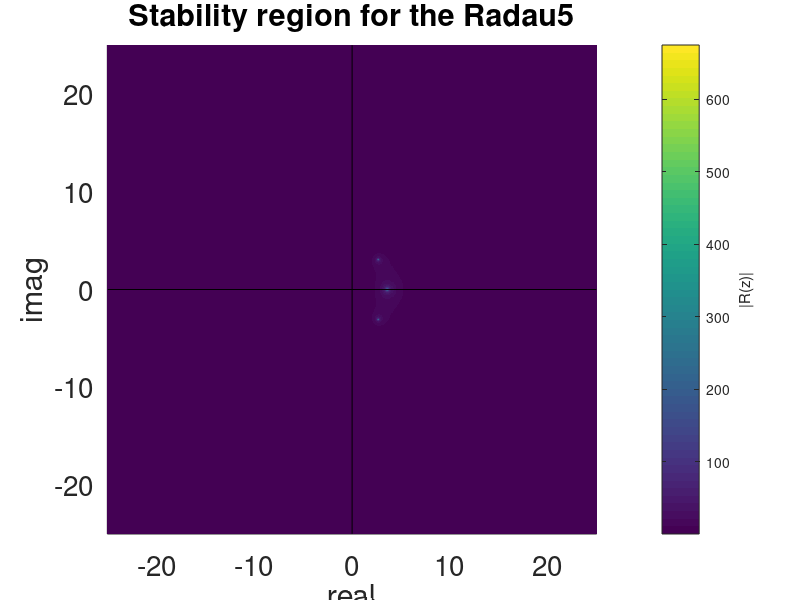

Recreate this plot in MATLAB. (Note: this script raises an error after producing the figure.)
clear all;
close all;
%% Stability region for the Radau5 method
A = [[(88-7*sqrt(6))/360,(296-169*sqrt(6))/1800,(-2+3*sqrt(6))/225];...
        [(296+169*sqrt(6))/1800,(88+7*sqrt(6))/360,(-2-3*sqrt(6))/225];...
        [(16-sqrt(6))/36,(16+sqrt(6))/36,1/9]]; % Butcher Tableau A matrix
b = [(16-sqrt(6))/36;(16+sqrt(6))/36;1/9]; % Butcher Tableau b vector
e = [1;1;1];

alpha = -25:0.105:25; % interval on the real axis
beta = -25:0.05:25; % inteval on the imaginary axis
nreal = length(alpha);
nimag = length(beta);
% Evaluate R(z) in the selected region of the complex plane
absR = zeros(length(beta),length(alpha));
for kreal = 1:nreal
    for kimag = 1:nimag
        z = alpha(kreal) + i*beta(kimag);
        tmp = inv(eye(size(A))-z*A)*e;
        R = 1 + z*b'*tmp;
        absR(kimag,kreal) = abs(R);
    end
end

%% Plot stability region 
figure;
fs = 20;
map = [0.5, 0.5, 0.5; 1, 1, 1];
hold on;
imagesc(alpha,beta,absR,[0 1]);
h = colorbar;
% contourf(alpha,beta,absR,[0,1])
% colormap(map)
plot([0,0],[-25,25],'k-')
plot([-25,25],[0,0],'k-')
axis image;
axis xy;
xlabel('real');
ylabel('imag');
ylabel(h, '|R(z)|')
title('Stability region for the Radau5')
set(gca,'fontsize',fs)

%% Radau5 on the Van der Pol problem

ta = 0; % starting time
tb = 40; % end time
x0 = [0.5;0.5]; % initial conditions
mu = 10;
param = {mu};

h0 = 10^(-3); % Initial step size
abstol = 10^(-3); % absolute toleranse
reltol = 10^(-3); % relative toleranse
eps = 0.8; % epsilon factor
facmin = 0.5; 
facmax = 5;

func = @(t,x,param) [0, 1; -1, param{1}*(1-x(1)^2)]*[x(1);x(2)]; % define function
Jac = @(t,x,param) [[0,1];[-1-2*param{1}*x(1)*x(2),param{1}*(1-x(1)^2)]];
% Call Radau5 sovler
[tout,yout,stats] = Radau5solver(func,Jac,ta,tb,h0,x0,abstol,reltol,eps,facmin,facmax,param);
% Call matlab solvers ode15s
func = @(t,x) [0, 1; -1, param{1}*(1-x(1)^2)]*[x(1);x(2)]; % define function
opts = odeset('RelTol',reltol,'AbsTol',abstol);
[t15s,y15s] = ode15s(func,[ta tb],x0,opts);

%% Complete plot
figure;
subplot(2,2,1)
hold on;
plot(tout,yout(:,1),'ro','linewidth',2); % Radau5 approximated result
plot(t15s,y15s(:,1),'k-','linewidth',3); % ode15s approximated result
title(strcat('Van der Pol (mu=',num2str(mu),')'))
legend(strcat('Radau5 approximation (',num2str(length(tout)),' steps)'),...
    strcat('ode15s approximation (',num2str(length(t15s)),' steps)'),...
    'Location','northwest')
ylabel('x_1')
xlabel('Time')
xlim([ta tb])
ylim([1.1*min([min(yout(:,1)), min(y15s(:,1))]), 2.5*max([max(yout(:,1)), max(y15s(:,1))])])
set(gca,'fontsize',20)
subplot(2,2,3)
hold on;
plot(tout,yout(:,2),'ro','linewidth',2); % Radau5 approximated result
plot(t15s,y15s(:,2),'k-','linewidth',3); % ode15s approximated result
legend(strcat('Radau5 approximation (',num2str(length(tout)),' steps)'),...
    strcat('ode15s approximation (',num2str(length(t15s)),' steps)'),...
    'Location','northwest')
ylabel('x_2')
xlabel('Time')
xlim([ta tb])
ylim([1.1*min([min(yout(:,2)), min(y15s(:,2))]), 2.5*max([max(yout(:,2)), max(y15s(:,2))])])
set(gca,'fontsize',20)
subplot(2,2,[2,4])
hold on;
plot(yout(:,1),yout(:,2),'ro','linewidth',2); % Radau5 approximated result
plot(y15s(:,1),y15s(:,2),'k-','linewidth',3); % ode15s approximated result
title(strcat('Van der Pol phase plot (mu=',num2str(mu),')'))
legend(strcat('Radau5 approximation (',num2str(length(tout)),' steps)'),...
    strcat('ode15s approximation (',num2str(length(t15s)),' steps)'),...
    'Location','northwest')
ylabel('x_2')
xlabel('x_1')
set(gca,'fontsize',20)

%% plot convergense
figure;
subplot(2,3,1);
plot(tout,stats.hx,'r-o','linewidth',2)
ylabel('Step size, h');
xlabel('Time');
set(gca,'fontsize',20)
subplot(2,3,2);
hold on;
plot(tout,stats.R,'r-','linewidth',2)
plot(tout,stats.R.*0+eps,'k-','linewidth',1.5)
title('Stats from Radau5 solver on the Van der Pol problem')
ylabel('r');
xlabel('Time');
set(gca,'fontsize',20)
subplot(2,3,3);
plot(tout,stats.tau(:,1),'r-','linewidth',2)
ylabel('Error');
xlabel('Time');
set(gca,'fontsize',20)
subplot(2,3,4);
plot([1:1:length(stats.n)],stats.n-1,'r-','linewidth',2)
ylabel('Unaccepted steps, n');
xlabel('Function steps');
set(gca,'fontsize',20)
subplot(2,3,5);
hold on;
plot([1:1:length(stats.n)],stats.k,'k-','linewidth',5)
ylabel('Newton steps, k');
xlabel('Function steps');
set(gca,'fontsize',20)

subplot(2,3,6);
Rejected_steps = sum(stats.n - 1);
Number_of_steps = length(tout);
Function_evaluations = sum(stats.fEval);
Jacobian_evaluations = sum(stats.JEval);
set(gca,'visible','off')
A = table(abstol,reltol,Rejected_steps,Number_of_steps);
B = table(mu,Function_evaluations,Jacobian_evaluations);
% Get the table in string form.
TString1 = evalc('disp(A)');
TString2 = evalc('disp(B)');
% Use TeX Markup for bold formatting and underscores.
TString1 = strrep(TString1,'<strong>','\bf');
TString1 = strrep(TString1,'</strong>','\rm');
TString1 = strrep(TString1,'_','\_');
TString2 = strrep(TString2,'<strong>','\bf');
TString2 = strrep(TString2,'</strong>','\rm');
TString2 = strrep(TString2,'_','\_');
% Get a fixed-width font.
FixedWidth = get(0,'FixedWidthFontName');
% Output the table using the annotation command.
annotation(gcf,'Textbox','String',TString1,'Interpreter','Tex',...
    'FontName',FixedWidth,'LineStyle','none','Fontsize',15,'Units','Normalized','Position',[0.62 -0.1 0.7 0.5]);
annotation(gcf,'Textbox','String',TString2,'Interpreter','Tex',...
    'FontName',FixedWidth,'LineStyle','none','Fontsize',15,'Units','Normalized','Position',[0.62 -0.22 0.7 0.5]);

